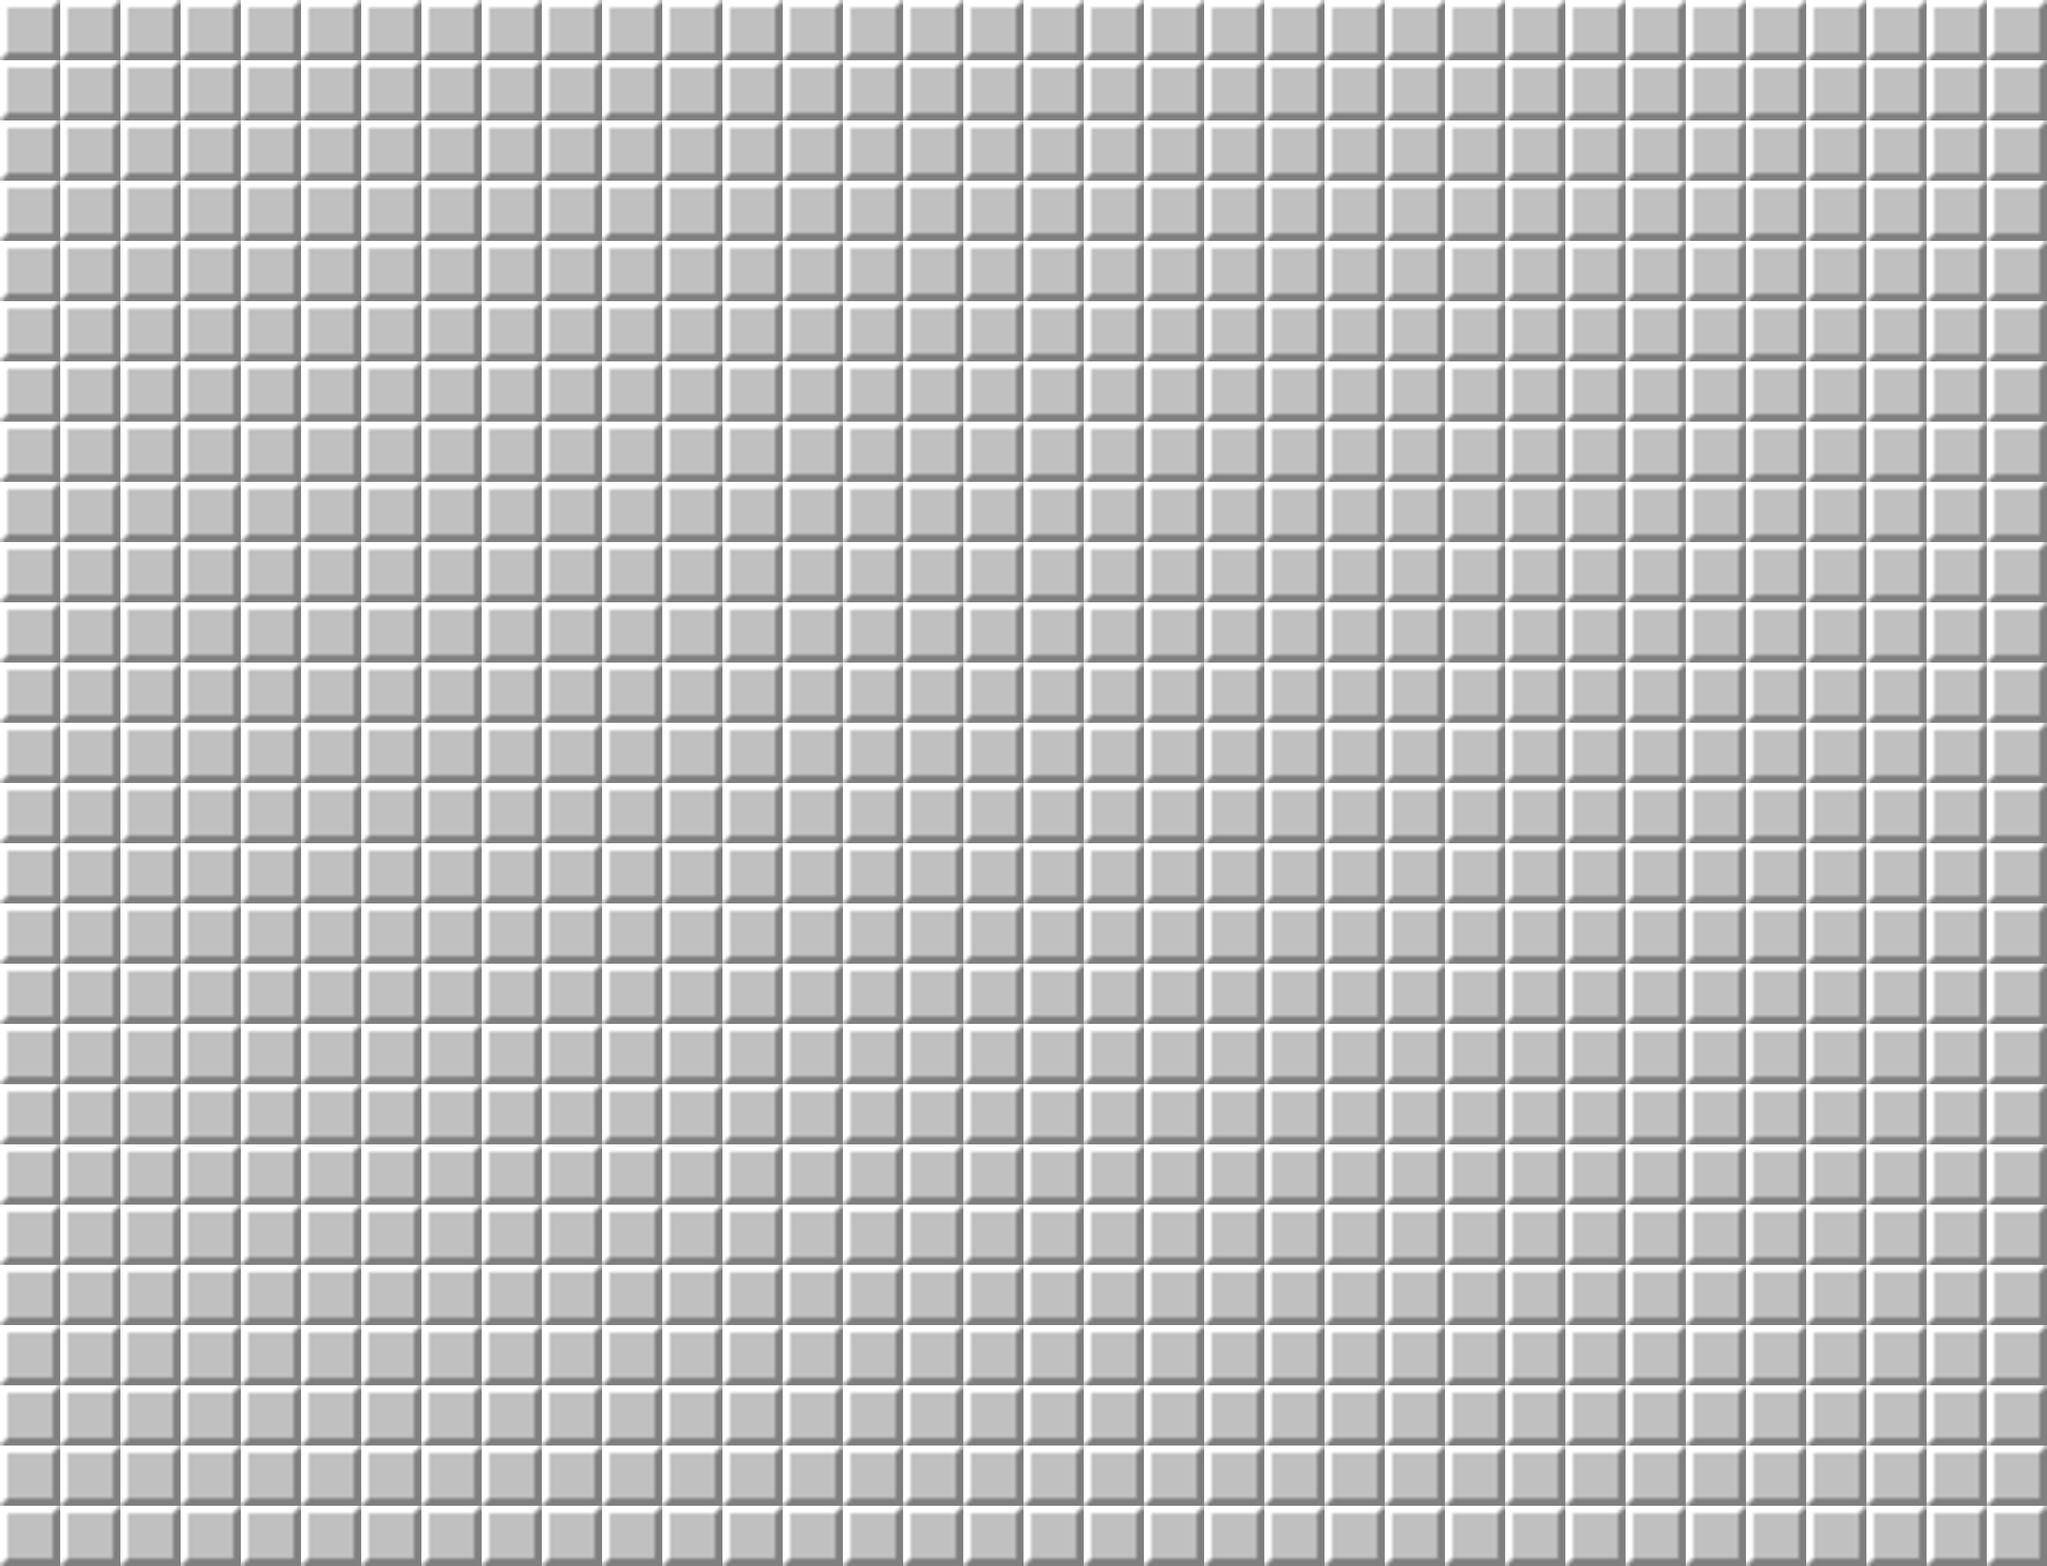

The image is a tile-based game level rendered from a .tmx file. Its description and complete source (layers, tilesets, objects, tile grids) follow:
An orthogonal 34x26 tile map with 90x90 px tiles, 1 tile layer (Tile Layer 1), 2 tilesets.

<map version="1.9" tiledversion="1.9.2" orientation="orthogonal" renderorder="right-down" width="34" height="26" tilewidth="90" tileheight="90" infinite="0" nextlayerid="2" nextobjectid="1">
 <tileset firstgid="1" name="TileUnknown90" tilewidth="90" tileheight="90" tilecount="1" columns="1">
  <image source="TileUnknown90.png" width="90" height="90" />
 </tileset>
 <tileset firstgid="2" name="TileUnknown" tilewidth="16" tileheight="16" tilecount="1" columns="1">
  <image source="TileUnknown.png" width="16" height="16" />
 </tileset>
 <layer id="1" name="Tile Layer 1" width="34" height="26">
  <data encoding="csv">
1,1,1,1,1,1,1,1,1,1,1,1,1,1,1,1,1,1,1,1,1,1,1,1,1,1,1,1,1,1,1,1,1,1,
1,1,1,1,1,1,1,1,1,1,1,1,1,1,1,1,1,1,1,1,1,1,1,1,1,1,1,1,1,1,1,1,1,1,
1,1,1,1,1,1,1,1,1,1,1,1,1,1,1,1,1,1,1,1,1,1,1,1,1,1,1,1,1,1,1,1,1,1,
1,1,1,1,1,1,1,1,1,1,1,1,1,1,1,1,1,1,1,1,1,1,1,1,1,1,1,1,1,1,1,1,1,1,
1,1,1,1,1,1,1,1,1,1,1,1,1,1,1,1,1,1,1,1,1,1,1,1,1,1,1,1,1,1,1,1,1,1,
1,1,1,1,1,1,1,1,1,1,1,1,1,1,1,1,1,1,1,1,1,1,1,1,1,1,1,1,1,1,1,1,1,1,
1,1,1,1,1,1,1,1,1,1,1,1,1,1,1,1,1,1,1,1,1,1,1,1,1,1,1,1,1,1,1,1,1,1,
1,1,1,1,1,1,1,1,1,1,1,1,1,1,1,1,1,1,1,1,1,1,1,1,1,1,1,1,1,1,1,1,1,1,
1,1,1,1,1,1,1,1,1,1,1,1,1,1,1,1,1,1,1,1,1,1,1,1,1,1,1,1,1,1,1,1,1,1,
1,1,1,1,1,1,1,1,1,1,1,1,1,1,1,1,1,1,1,1,1,1,1,1,1,1,1,1,1,1,1,1,1,1,
1,1,1,1,1,1,1,1,1,1,1,1,1,1,1,1,1,1,1,1,1,1,1,1,1,1,1,1,1,1,1,1,1,1,
1,1,1,1,1,1,1,1,1,1,1,1,1,1,1,1,1,1,1,1,1,1,1,1,1,1,1,1,1,1,1,1,1,1,
1,1,1,1,1,1,1,1,1,1,1,1,1,1,1,1,1,1,1,1,1,1,1,1,1,1,1,1,1,1,1,1,1,1,
1,1,1,1,1,1,1,1,1,1,1,1,1,1,1,1,1,1,1,1,1,1,1,1,1,1,1,1,1,1,1,1,1,1,
1,1,1,1,1,1,1,1,1,1,1,1,1,1,1,1,1,1,1,1,1,1,1,1,1,1,1,1,1,1,1,1,1,1,
1,1,1,1,1,1,1,1,1,1,1,1,1,1,1,1,1,1,1,1,1,1,1,1,1,1,1,1,1,1,1,1,1,1,
1,1,1,1,1,1,1,1,1,1,1,1,1,1,1,1,1,1,1,1,1,1,1,1,1,1,1,1,1,1,1,1,1,1,
1,1,1,1,1,1,1,1,1,1,1,1,1,1,1,1,1,1,1,1,1,1,1,1,1,1,1,1,1,1,1,1,1,1,
1,1,1,1,1,1,1,1,1,1,1,1,1,1,1,1,1,1,1,1,1,1,1,1,1,1,1,1,1,1,1,1,1,1,
1,1,1,1,1,1,1,1,1,1,1,1,1,1,1,1,1,1,1,1,1,1,1,1,1,1,1,1,1,1,1,1,1,1,
1,1,1,1,1,1,1,1,1,1,1,1,1,1,1,1,1,1,1,1,1,1,1,1,1,1,1,1,1,1,1,1,1,1,
1,1,1,1,1,1,1,1,1,1,1,1,1,1,1,1,1,1,1,1,1,1,1,1,1,1,1,1,1,1,1,1,1,1,
1,1,1,1,1,1,1,1,1,1,1,1,1,1,1,1,1,1,1,1,1,1,1,1,1,1,1,1,1,1,1,1,1,1,
1,1,1,1,1,1,1,1,1,1,1,1,1,1,1,1,1,1,1,1,1,1,1,1,1,1,1,1,1,1,1,1,1,1,
1,1,1,1,1,1,1,1,1,1,1,1,1,1,1,1,1,1,1,1,1,1,1,1,1,1,1,1,1,1,1,1,1,1,
1,1,1,1,1,1,1,1,1,1,1,1,1,1,1,1,1,1,1,1,1,1,1,1,1,1,1,1,1,1,1,1,1,1
</data>
 </layer>
</map>
